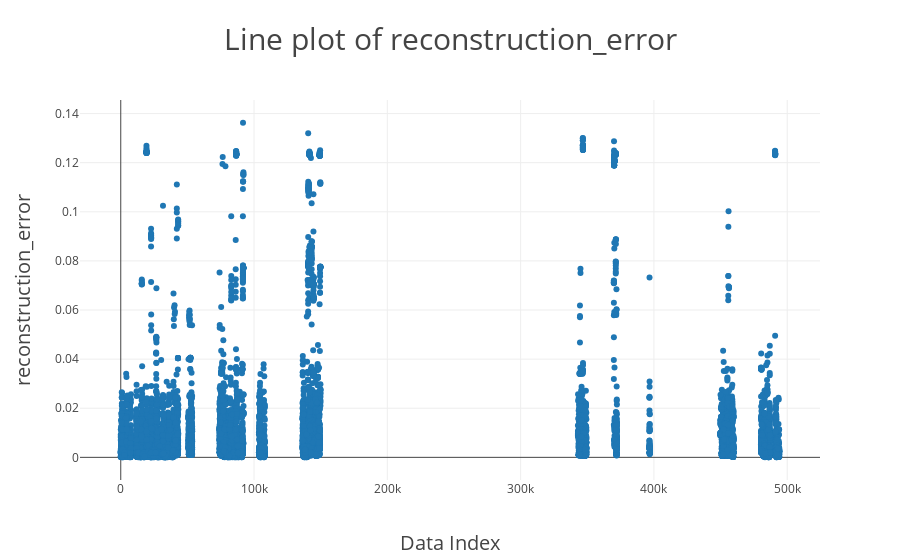

Here is the notebook cell this chart was saved with:
### Code cell
# PREDICTION

thresh = 0.025

def line_plot(df, col):
    
    x = df.index.tolist()
    y = df[col].tolist()
    
    trace = {'type':  'scatter', 
             'x'   :  x,
             'y'   :  y,
             'mode' : 'markers'
            }
    data   = Data([trace])
    layout = {'title': 'Line plot of {}'.format(col), 'titlefont': {'size': 30},
              'xaxis' : {'title' :'Data Index', 'titlefont': {'size' : 20}},
              'yaxis' : {'title': col, 'titlefont' : {'size': 20}},
              'hovermode': 'closest'
             }
    fig = Figure(data = data, layout = layout)
    return fig

predictions = autoencoder_func.predict(X_test_scaled)
predictions_train = autoencoder_func.predict(X_train_scaled[:18625])

mse = np.mean(np.power(X_test_scaled - predictions, 2), axis=1)
mse_train = np.mean(np.power(X_train_scaled[:18625] - predictions_train, 2), axis=1)

df_error = pd.DataFrame({'reconstruction_error': mse, 'Label': y_test, 
                         'reconstruction_error_train':mse_train}, index=y_test.index)
print(df_error.describe())

outliers = df_error.index[df_error.reconstruction_error > thresh].tolist()
print(len(outliers))

pyo.iplot(line_plot(df_error,'reconstruction_error'))

### Figure 1 — Plotly figure (JSON) as saved in the notebook; plotly's stock layout.template omitted (floating-point values rounded to 4 significant figures; data arrays with more than 128 entries replaced by an {"elided": "..."} marker saying what was removed)
{"data": [{"mode": "markers", "type": "scatter", "uid": "55e1e15b-b0f7-4dd8-abed-9578d91a3fcd", "x": {"elided": "18625 int values"}, "y": {"elided": "18625 float values"}}], "layout": {"hovermode": "closest", "title": {"font": {"size": 30}, "text": "Line plot of reconstruction_error"}, "xaxis": {"title": {"font": {"size": 20}, "text": "Data Index"}}, "yaxis": {"title": {"font": {"size": 20}, "text": "reconstruction_error"}}}}
